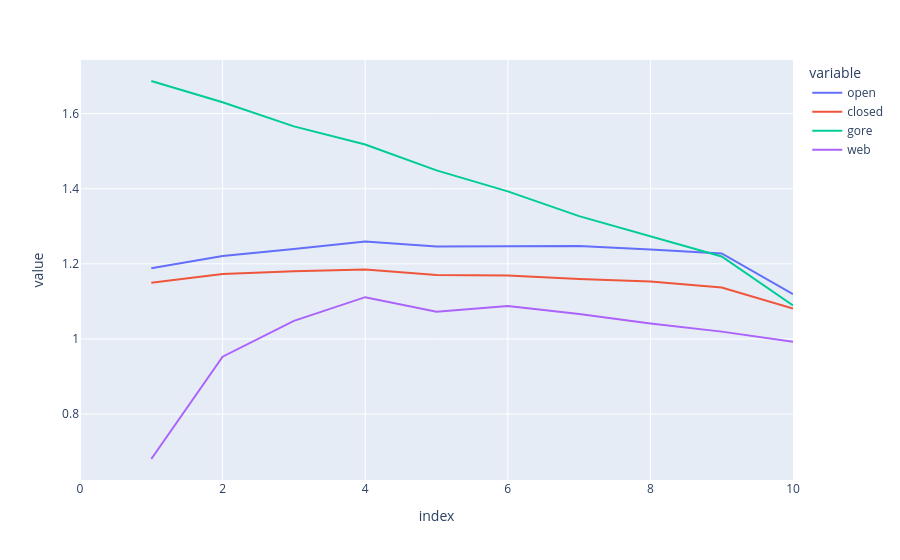

Write notebook code for a chart like this one.
### Code cell
px.line(elongations, y=["open", "closed", "gore", "web"])

### Figure 1 — Plotly figure (JSON) as saved in the notebook; plotly's stock layout.template omitted (floating-point values rounded to 4 significant figures)
{"data": [{"hovertemplate": "variable=open<br>index=%{x}<br>value=%{y}<extra></extra>", "legendgroup": "open", "line": {"color": "#636efa", "dash": "solid"}, "marker": {"symbol": "circle"}, "mode": "lines", "name": "open", "orientation": "v", "showlegend": true, "type": "scatter", "x": [0, 1, 2, 3, 4, 5, 6, 7, 8, 9, 10], "xaxis": "x", "y": [null, 1.188, 1.221, 1.24, 1.26, 1.246, 1.247, 1.247, 1.238, 1.228, 1.119], "yaxis": "y"}, {"hovertemplate": "variable=closed<br>index=%{x}<br>value=%{y}<extra></extra>", "legendgroup": "closed", "line": {"color": "#EF553B", "dash": "solid"}, "marker": {"symbol": "circle"}, "mode": "lines", "name": "closed", "orientation": "v", "showlegend": true, "type": "scatter", "x": [0, 1, 2, 3, 4, 5, 6, 7, 8, 9, 10], "xaxis": "x", "y": [null, 1.15, 1.173, 1.18, 1.185, 1.17, 1.169, 1.16, 1.153, 1.137, 1.081], "yaxis": "y"}, {"hovertemplate": "variable=gore<br>index=%{x}<br>value=%{y}<extra></extra>", "legendgroup": "gore", "line": {"color": "#00cc96", "dash": "solid"}, "marker": {"symbol": "circle"}, "mode": "lines", "name": "gore", "orientation": "v", "showlegend": true, "type": "scatter", "x": [0, 1, 2, 3, 4, 5, 6, 7, 8, 9, 10], "xaxis": "x", "y": [null, 1.687, 1.63, 1.566, 1.518, 1.449, 1.393, 1.327, 1.273, 1.22, 1.089], "yaxis": "y"}, {"hovertemplate": "variable=web<br>index=%{x}<br>value=%{y}<extra></extra>", "legendgroup": "web", "line": {"color": "#ab63fa", "dash": "solid"}, "marker": {"symbol": "circle"}, "mode": "lines", "name": "web", "orientation": "v", "showlegend": true, "type": "scatter", "x": [0, 1, 2, 3, 4, 5, 6, 7, 8, 9, 10], "xaxis": "x", "y": [null, 0.6803, 0.9526, 1.048, 1.111, 1.072, 1.087, 1.067, 1.041, 1.019, 0.9924], "yaxis": "y"}], "layout": {"autosize": true, "legend": {"title": {"text": "variable"}, "tracegroupgap": 0}, "margin": {"t": 60}, "xaxis": {"anchor": "y", "autorange": true, "domain": [0, 1], "range": [0, 10], "title": {"text": "index"}, "type": "linear"}, "yaxis": {"anchor": "x", "autorange": true, "domain": [0, 1], "range": [0.6244, 1.743], "title": {"text": "value"}, "type": "linear"}}}
